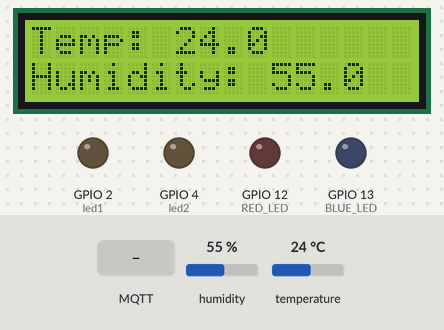
A program run on a simulated ESP32 board running MicroPython. Parts: 16×2 character LCD, output pins drawn as LEDs (lit = HIGH). The test bench sets the inputs (shaded band); at power-on: temperature 24 °C, humidity 55 %. WiFi joins after 1.5 s; no MQTT or app messages arrive unless stated; what the program prints to the serial console is not drawn.

Above: at 4.4 s.
4.5 s: temperature set to 10.5 °C
At 8.5 s:
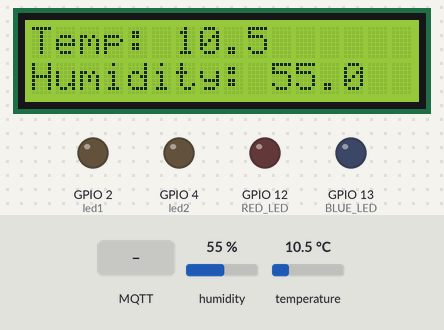
12.3 s: temperature set to 9.3 °C
At 16.0 s:
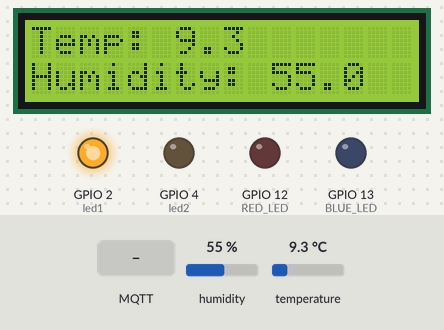
19.8 s: MQTT message "lamp/on" arrives on the first subscribed topic
At 23.4 s:
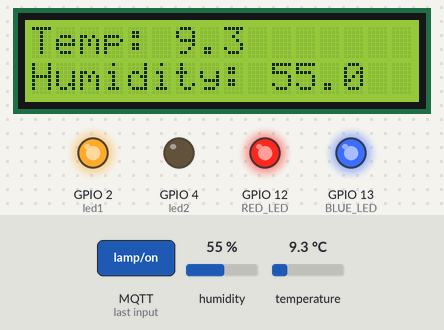
26.9 s: temperature set to 12 °C
At 28.79 s:
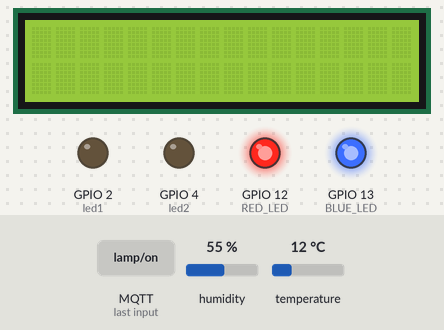
34.0 s: humidity set to 22 %
At 37.4 s:
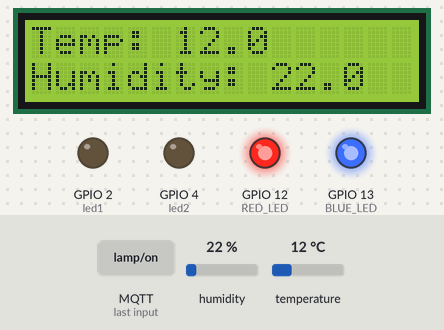
40.7 s: MQTT message "lamp/off" arrives on the first subscribed topic
At 44.7 s:
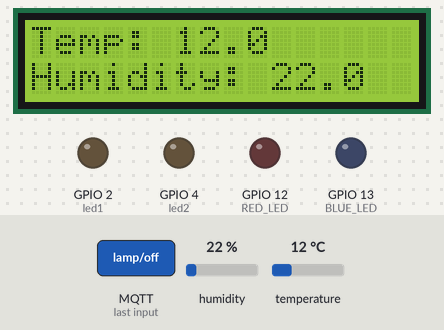
Timing chart, 0 to 46.2 s (numbered marks = the images above; inputs shaded):
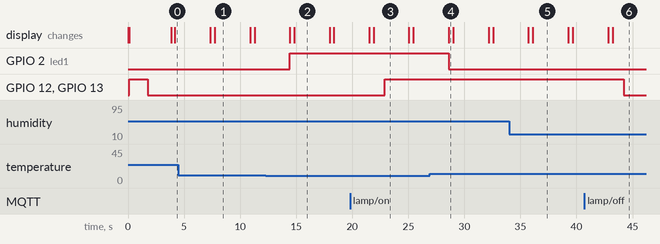

Measured:
- the behaviour switches between 10 and 9.9 °C on temperature (found by bisection; images 1 and 2)
- after the input at 4.5 s, the display: first differs from a run without the input after 3.2 s (image 1)
- after the input at 12.3 s, GPIO 2 (led1): LOW → HIGH after 2.1 s; the display: first differs from a run without the input after 2.5 s (image 2)
- after the input at 19.8 s, GPIO 12 (RED_LED), GPIO 13 (BLUE_LED): LOW → HIGH after 3.1 s
- after the input at 26.9 s, GPIO 2 (led1): HIGH → LOW after 1.7 s
- after the input at 34.0 s, the display: first differs from a run without the input after 2.1 s (image 5)
- after the input at 40.7 s, GPIO 12 (RED_LED), GPIO 13 (BLUE_LED): HIGH → LOW after 3.5 s

The program:

esp32_temp_and_hum_reg.py
```python
"""
MicroPython IoT Weather Station Example for Wokwi.com

To view the data:

1. Go to http://www.hivemq.com/demos/websocket-client/
2. Click "Connect"
3. Under Subscriptions, click "Add New Topic Subscription"
4. In the Topic field, type "wokwi-weather" then click "Subscribe"

Now click on the DHT22 sensor in the simulation,
change the temperature/humidity, and you should see
the message appear on the MQTT Broker, in the "Messages" pane.

Copyright (C) 2022, Uri Shaked

https://wokwi.com/arduino/projects/322577683855704658
"""

"""


import network
import time
from machine import I2C, Pin
import dht
import ujson
from umqtt.simple import MQTTClient

import machine
from machine import Pin, SoftI2C
from lcd_api import LcdApi
from i2c_lcd import I2cLcd
from time import sleep


# MQTT Server Parameters
MQTT_CLIENT_ID = "micropython-weather-demo"
MQTT_BROKER    = "broker.mqttdashboard.com"
MQTT_USER      = ""
MQTT_PASSWORD  = ""
MQTT_TOPIC     = "wokwi-weather"

sensor = dht.DHT22(Pin(15))


I2C_ADDR = 0x27
totalRows = 2
totalColumns = 16


i2c = SoftI2C(scl=Pin(22), sda=Pin(21), freq=10000)     #initializing the I2C method for ESP32
#i2c = I2C(scl=Pin(5), sda=Pin(4), freq=10000)       #initializing the I2C method for ESP8266

lcd = I2cLcd(i2c, I2C_ADDR, totalRows, totalColumns)


print("Connecting to WiFi", end="")
sta_if = network.WLAN(network.STA_IF)
sta_if.active(True)
sta_if.connect('Wokwi-GUEST', '')
while not sta_if.isconnected():
  print(".", end="")
  time.sleep(0.1)
print(" Connected!")

print("Connecting to MQTT server... ", end="")
client = MQTTClient(MQTT_CLIENT_ID, MQTT_BROKER, user=MQTT_USER, password=MQTT_PASSWORD)
client.connect()

print("Connected!")

prev_weather = ""
while True:
  print("Measuring weather conditions... ", end="")
  sensor.measure()
  message = ujson.dumps({
    "temp": sensor.temperature(),
    "humidity": sensor.humidity(),
  })
  if message != prev_weather:
    print("Updated!")
    print("Reporting to MQTT topic {}: {}".format(MQTT_TOPIC, message))
    client.publish(MQTT_TOPIC, message)
    prev_weather = message
  else:
    print("No change")


  lcd.putstr(message)
  lcd.clear()
  time.sleep(1)
"""

#все для MQTT
from machine import Pin
from umqtt.simple import MQTTClient
import ujson
import network
import utime as time
import dht

#https://www.hivemq.com/demos/websocket-client/


import machine
from machine import Pin, SoftI2C
from lcd_api import LcdApi
from i2c_lcd import I2cLcd
from time import sleep

from machine import Pin
from time import sleep
import dht


I2C_ADDR = 0x27
totalRows = 2
totalColumns = 16

#18-25
#20-60%

led1 = machine.Pin(2, machine.Pin.OUT)
led2 = machine.Pin(4, machine.Pin.OUT)

i2c = SoftI2C(scl=Pin(22), sda=Pin(21), freq=10000)     #initializing the I2C method for ESP32
#i2c = I2C(scl=Pin(5), sda=Pin(4), freq=10000)       #initializing the I2C method for ESP8266

lcd = I2cLcd(i2c, I2C_ADDR, totalRows, totalColumns)


sensor = dht.DHT22(Pin(15))


#mqtt
# Device Setup
DEVICE_ID = "wokwi001"

# WiFi Setup
WIFI_SSID       = "Wokwi-GUEST"
WIFI_PASSWORD   = ""

# MQTT Setup
MQTT_BROKER             = "broker.mqttdashboard.com"
MQTT_CLIENT             = DEVICE_ID
MQTT_TELEMETRY_TOPIC    = "pavel"
MQTT_CONTROL_TOPIC      = "iot/control"

# DHT Sensor Setup
DHT_PIN = Pin(15)

# LED/LAMP Setup
RED_LED     = Pin(12, Pin.OUT)
BLUE_LED    = Pin(13, Pin.OUT)
FLASH_LED   = Pin(2, Pin.OUT)
RED_LED.on()
BLUE_LED.on()

# Methods
def did_recieve_callback(topic, message):
    print('\n\nData Recieved! \ntopic = {0}, message = {1}'.format(topic, message))

    # device_id/lamp/color/state
    # device_id/lamp/state
    # lamp/state
    if topic == MQTT_CONTROL_TOPIC.encode():
        if message == ('{0}/lamp/red/on'.format(DEVICE_ID)).encode():
            RED_LED.on()
        elif message == ('{0}/lamp/red/off'.format(DEVICE_ID)).encode():
            RED_LED.off()
        elif message == ('{0}/lamp/blue/on'.format(DEVICE_ID)).encode():
            BLUE_LED.on()
        elif message == ('{0}/lamp/blue/off'.format(DEVICE_ID)).encode():
            BLUE_LED.off()
        elif message == ('{0}/lamp/on'.format(DEVICE_ID)).encode() or message == b'lamp/on':
            RED_LED.on()
            BLUE_LED.on()
        elif message == ('{0}/lamp/off'.format(DEVICE_ID)).encode() or message == b'lamp/off':
            RED_LED.off()
            BLUE_LED.off()
        elif message == ('{0}/status'.format(DEVICE_ID)).encode() or message == ('status').encode():
            global telemetry_data_old
            mqtt_client_publish(MQTT_TELEMETRY_TOPIC, telemetry_data_old)
        else:
            return


def mqtt_connect():
    print("Connecting to MQTT broker ...", end="")
    mqtt_client = MQTTClient(MQTT_CLIENT, MQTT_BROKER, user="", password="")
    mqtt_client.set_callback(did_recieve_callback)
    mqtt_client.connect()
    print("Connected.")
    mqtt_client.subscribe(MQTT_CONTROL_TOPIC)
    return mqtt_client

def create_json_data(temperature, humidity):
    data = ujson.dumps({
        "temp": temperature,
        "humidity": humidity
    })
    return data

def mqtt_client_publish(topic, data):
    print("\nUpdating MQTT Broker...")
    mqtt_client.publish(topic, data)
    print(data)


# Application Logic

# Connect to WiFi
wifi_client = network.WLAN(network.STA_IF)
wifi_client.active(True)
print("Connecting device to WiFi")
wifi_client.connect(WIFI_SSID, WIFI_PASSWORD)

# Wait until WiFi is Connected
while not wifi_client.isconnected():
    print("Connecting")
    time.sleep(0.1)
print("WiFi Connected!")
print(wifi_client.ifconfig())

# Connect to MQTT
mqtt_client = mqtt_connect()
RED_LED.off()
BLUE_LED.off()
mqtt_client_publish(MQTT_CONTROL_TOPIC, 'lamp/off')
dht_sensor = dht.DHT22(DHT_PIN)
telemetry_data_old = ""


while True:
  try:
    sleep(2)
    sensor.measure()
    temp = sensor.temperature()
    hum = sensor.humidity()
    temp_f = temp * (9/5) + 32.0
    print('Temperatura: %3.1f C' %temp) #Canviem l'idioma dels prints
    print('Humitat: %3.1f %%' %hum)
  except OSError as e:
    print('Failed to read sensor.')

  if temp < 10 or temp > 42: #Modifiquem els valors una mica
    led1.on()
  else:
    led1.off()

  if hum < 8 or hum > 100: #Modifiquem els valors una mica
    led2.on()
  else:
    led2.off()

  lcd.clear()
  lcd.putstr(f'Temp: {temp} \nHumidity: {hum}')
  sleep(1)


  mqtt_client.check_msg()
  print(". ", end="")

  try:
    dht_sensor.measure()
  except:
    pass


  telemetry_data_new = create_json_data(dht_sensor.temperature(), dht_sensor.humidity())

  if telemetry_data_new != telemetry_data_old:
      mqtt_client_publish(MQTT_TELEMETRY_TOPIC, telemetry_data_new)
      telemetry_data_old = telemetry_data_new

  time.sleep(0.1)
```
